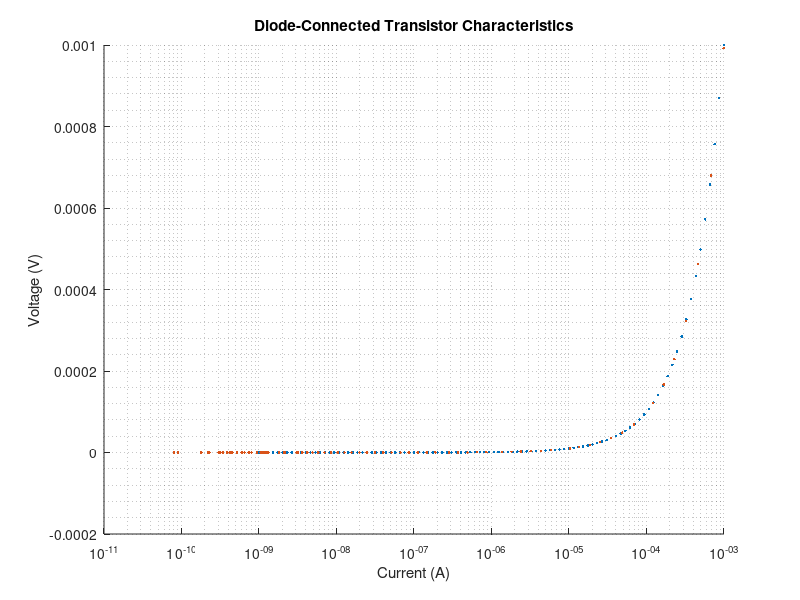
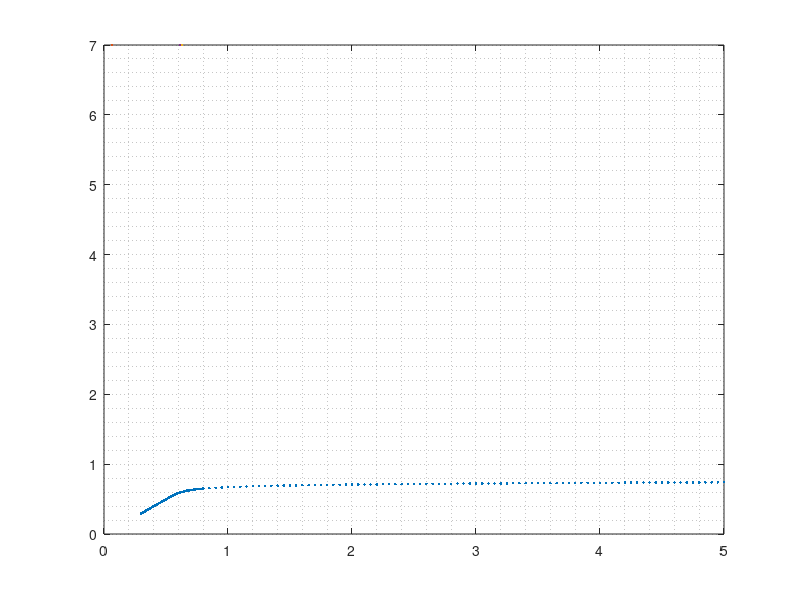

Write the MATLAB code that produced these figures, in order. (Note: this script raises an error after producing the figures.)
clear all; clear; clf;
close all;

% Colors for plots
taupe_gray = [156 151 154]./255;
bittersweet = [255 108 140]./255;
light_sea_green = [16 161 156]./255;
black = [0 0 0]./255;
white = [255 255 255]./255;

load("exp1_data.mat")
load("exp2_data.mat")

% Experiment 1
figure(1)
hold on; grid minor;
semilogx(exp1_i_part1,exp1_i_part1, '.')
hold on
semilogx(exp1_i_part2,exp1_i_part2, '.')
title('Diode-Connected Transistor Characteristics')
xlabel('Current (A)')
ylabel("Voltage (V)")
%TODO: curve fit, theoretical fit, styling

%TODO: incremental resistance log-log plot

% Experiment 2
figure(2)
% axis equal
plot(ch1_exp2_v_499, ch2_exp2_v_499, '.', color = light_sea_green, MarkerSize = 7)
hold on; grid minor;
[f,l,m,b,n] = linefit(ch1_exp2_v_499, ch2_exp2_v_499, 5e-4)
plot(ch1_exp2_v_4999, ch2_exp2_v_4999, '.', color = bittersweet, MarkerSize = 7)
plot(ch1_exp2_v_49999, ch2_exp2_v_49999, '.', color = black, MarkerSize = 7)
plot(ch1_exp2_v_499, ch1_exp2_v_499*m+b, linewidth=1.5, color = taupe_gray)

% xlim([0.3, 5]);
% ylim([0.25, 0.75])

title("Diode-Connected Transistor with Series Resistor")
xlabel('Input Voltage (V)')
ylabel('Voltage Across Transistor (V)')
legend("499\Omega", "4.99k\Omega", "49.9k\Omega", "V_{gain} = 0.99", location="northwest")

figure(3)
semilogy(ch1_exp2_v_499, ch1_exp2_i_499, '.', color = light_sea_green, MarkerSize = 7)
hold on; grid minor;
semilogy(ch1_exp2_v_4999, ch1_exp2_i_4999, '.', color = bittersweet, MarkerSize = 7)
semilogy(ch1_exp2_v_49999, ch1_exp2_i_49999, '.', color = black, MarkerSize = 7)

title("Diode-Connected Transistor with Series Resistor")
xlabel('Input Voltage (V)')
ylabel('Current Through Transistor (I)')
legend("499\Omega", "4.99k\Omega", "49.9k\Omega", location="northwest")

figure(4)
hold on; grid minor;
[f2,l2,m2,b2,n2] = linefit(ch1_exp2_v_499, ch1_exp2_i_499, 5e-3)
plot(linspace(0,6,100), linspace(0,6,100) * m2 + b2, color = black, linewidth = 1.5)
plot(ch1_exp2_v_499, ch1_exp2_i_499, '.', color = light_sea_green, MarkerSize = 9)
title("Diode-Connected Transistor with Series Resistor")
xlabel('Input Voltage (V)')
ylabel('Current Through Transistor (I)')
v_on_1 = ch1_exp2_v_499(f2);
i_on_1 = ch1_exp2_i_499(f2);
plot(ch1_exp2_v_499(f2), ch1_exp2_i_499(f2), '.', MarkerSize=20, color = bittersweet)
legend("R_{measured} = 508.2\Omega", "499\Omega", "V_{on} = 0.75V, I_{on} = 219\muA",  location="northwest")
xlim([0, 5.5]);
ylim([0, 0.009]);

figure(5)
hold on; grid minor;
[f3,l3,m3,b3,n3] = linefit(ch1_exp2_v_4999, ch1_exp2_i_4999, 5e-3)
plot(linspace(0,6,100), linspace(0,6,100) * m3 + b3, color = black, linewidth = 1.5)
plot(ch1_exp2_v_4999, ch1_exp2_i_4999, '.', color = bittersweet, MarkerSize = 7)
title("Diode-Connected Transistor with Series Resistor")
xlabel('Input Voltage (V)')
ylabel('Current Through Transistor (I)')
v_on_2 = ch1_exp2_v_4999(f3);
i_on_2 = ch1_exp2_i_4999(f3);
plot(ch1_exp2_v_4999(f3), ch1_exp2_i_4999(f3), '.', MarkerSize=20, color = light_sea_green)
legend("R_{measured} = 5.079k\Omega", "4.99k\Omega", "V_{on} = 0.69V, I_{on} = 21.7\muA", location="northwest")
xlim([0, 5.5]);
ylim([0, 0.0009]);

figure(6)
hold on; grid minor;
[f4, l4, m4, b4, n4] = linefit(ch1_exp2_v_49999, ch1_exp2_i_49999, 1e-3);
plot(linspace(0,6,100), linspace(0,6,100) * m4 + b4, color = bittersweet, linewidth = 1.5)
plot(ch1_exp2_v_49999, ch1_exp2_i_49999, '.', color = black, MarkerSize = 7)
title("Diode-Connected Transistor with Series Resistor")
xlabel('Input Voltage (V)')
ylabel('Current Through Transistor (I)')
v_on_3 = ch1_exp2_v_49999(f4);
i_on_3 = ch1_exp2_i_49999(f4);
plot(ch1_exp2_v_49999(f4), ch1_exp2_i_49999(f4), '.', MarkerSize=20, color = light_sea_green)
legend("R_{measured} = 50.53k\Omega", "49.9k\Omega", "V_{on} = 0.64V, I_{on} = 262\muA", location="northwest")
xlim([0, 5.5]);
ylim([0, 0.00009]);

figure(7)
semilogx(499, i_on_1, '.', MarkerSize=20, color = light_sea_green); %plot(499, v_on_1)
hold on; grid minor;
semilogx(499, 48*10^-6, '*', MarkerSize=10, color = light_sea_green); %plot(499, v_on_1)
semilogx(4999, i_on_2, '.', MarkerSize=20, color = light_sea_green);
semilogx(4999, 48*10^-7, '*', MarkerSize=10, color = light_sea_green); %plot(499, v_on_1)
semilogx(49999, i_on_3, '.', MarkerSize=20, color = light_sea_green);
semilogx(49999, 48*10^-8, '*', MarkerSize=10, color = light_sea_green); %plot(499, v_on_1)
ylabel("Turn-on Current, I_{on} (I)")
ylim([-10^-5, 2.5*10^-4])
xlabel("Series Resistor Value (\Omega)")
title("Diode-Connected Transistor with Series Resistor")
legend("Measured", "", "", "Theoretical")
xlim([300, 10^5])

figure(8)
semilogx(499, v_on_1, '.', MarkerSize=20, color = bittersweet); 
hold on; grid minor;
semilogx(499, 0.61, '*', MarkerSize=10, color = bittersweet); 
semilogx(4999, v_on_2, '.', MarkerSize=20, color = bittersweet); 
semilogx(4999, 0.56, '*', MarkerSize=10, color = bittersweet); 
semilogx(49999, v_on_3, '.', MarkerSize=20, color = bittersweet);
semilogx(49999, 0.50, '*', MarkerSize=10, color = bittersweet); 
ylabel("Turn-on Voltage, V_{on} (V)")
xlabel("Series Resistor Value (\Omega)")
title("Diode-Connected Transistor with Series Resistor")
legend("Measured", "", "", "Theoretical")
xlim([300, 10^5])
ylim([0.4, 0.76])


% Does the circuit behave qualitatively as you
% expected based on your prelab assignment? 
% 
% For your report, make a single plot showing the
% voltage across the diode-connected transistor 
% as a function of the applied input voltage for
% all of the resistors that you used (i.e., one 
% plot with at least three curves on it). 
% 
% Also, make a single semilog plot showing the 
% measured current flowing into the circuit as 
% a function of the applied input voltage. 
% 
% Finally, make a linear plot showing the input current as 
% a function of the applied input voltage for each 
% of the three resistors (i.e., three separate plots 
% with each with one curve). 
% 
% For each plot, include theoretical fits that you
% believe make sense. For each resistor value, 
% extract a value for the turn-on current, Ion,
% and the turn-on voltage, Von. 
% 
% For your report, make plots showing Ion and Von as 
% a function of R. Do these parameters vary with
% R as you expected from your prelab analysis?
